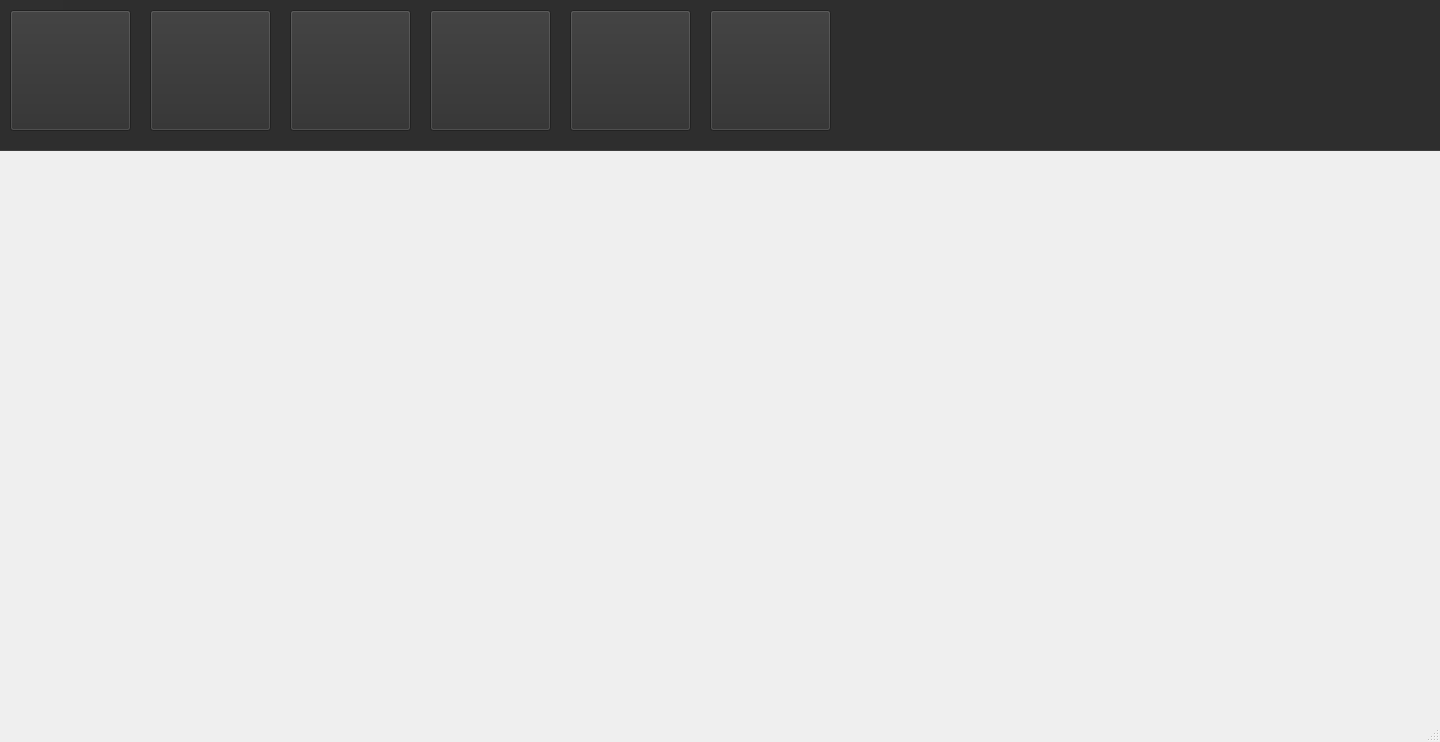
<?xml version="1.0" encoding="UTF-8"?>
<ui version="4.0">
 <class>plants</class>
 <widget class="QMainWindow" name="plants">
  <property name="geometry">
   <rect>
    <x>0</x>
    <y>0</y>
    <width>1440</width>
    <height>742</height>
   </rect>
  </property>
  <property name="windowTitle">
   <string>MainWindow</string>
  </property>
  <widget class="QWidget" name="centralwidget">
   <widget class="QGroupBox" name="groupBox">
    <property name="geometry">
     <rect>
      <x>-10</x>
      <y>-30</y>
      <width>1461</width>
      <height>181</height>
     </rect>
    </property>
    <property name="styleSheet">
     <string notr="true">
background-color: rgb(47, 47, 47);</string>
    </property>
    <property name="title">
     <string>GroupBox</string>
    </property>
    <widget class="QLabel" name="label">
     <property name="geometry">
      <rect>
       <x>10</x>
       <y>30</y>
       <width>63</width>
       <height>20</height>
      </rect>
     </property>
     <property name="text">
      <string/>
     </property>
    </widget>
    <widget class="QPushButton" name="pushButton">
     <property name="geometry">
      <rect>
       <x>20</x>
       <y>40</y>
       <width>121</width>
       <height>121</height>
      </rect>
     </property>
     <property name="text">
      <string/>
     </property>
    </widget>
    <widget class="QPushButton" name="pushButton_2">
     <property name="geometry">
      <rect>
       <x>160</x>
       <y>40</y>
       <width>121</width>
       <height>121</height>
      </rect>
     </property>
     <property name="text">
      <string/>
     </property>
    </widget>
    <widget class="QPushButton" name="pushButton_3">
     <property name="geometry">
      <rect>
       <x>300</x>
       <y>40</y>
       <width>121</width>
       <height>121</height>
      </rect>
     </property>
     <property name="text">
      <string/>
     </property>
    </widget>
    <widget class="QPushButton" name="pushButton_4">
     <property name="geometry">
      <rect>
       <x>440</x>
       <y>40</y>
       <width>121</width>
       <height>121</height>
      </rect>
     </property>
     <property name="text">
      <string/>
     </property>
    </widget>
    <widget class="QPushButton" name="pushButton_5">
     <property name="geometry">
      <rect>
       <x>580</x>
       <y>40</y>
       <width>121</width>
       <height>121</height>
      </rect>
     </property>
     <property name="text">
      <string/>
     </property>
    </widget>
    <widget class="QPushButton" name="pushButton_6">
     <property name="geometry">
      <rect>
       <x>720</x>
       <y>40</y>
       <width>121</width>
       <height>121</height>
      </rect>
     </property>
     <property name="text">
      <string/>
     </property>
    </widget>
   </widget>
   <widget class="QLabel" name="label_2">
    <property name="geometry">
     <rect>
      <x>260</x>
      <y>210</y>
      <width>63</width>
      <height>20</height>
     </rect>
    </property>
    <property name="text">
     <string/>
    </property>
   </widget>
  </widget>
  <widget class="QMenuBar" name="menubar">
   <property name="geometry">
    <rect>
     <x>0</x>
     <y>0</y>
     <width>1440</width>
     <height>25</height>
    </rect>
   </property>
  </widget>
  <widget class="QStatusBar" name="statusbar"/>
 </widget>
 <resources/>
 <connections/>
</ui>
